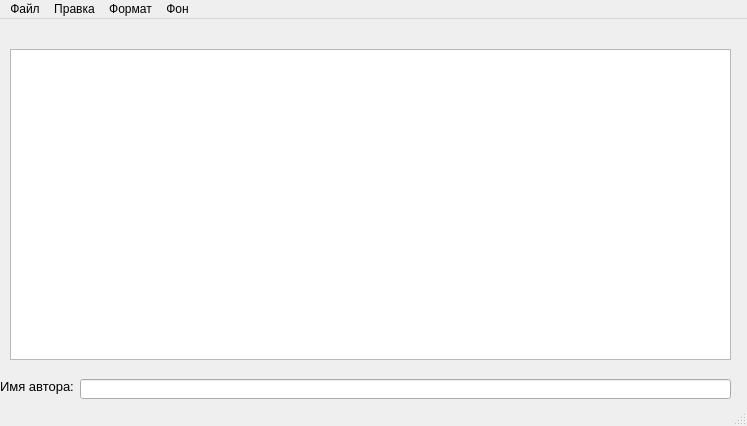
<?xml version="1.0" encoding="UTF-8"?>
<ui version="4.0">
 <class>MainWindow</class>
 <widget class="QMainWindow" name="MainWindow">
  <property name="geometry">
   <rect>
    <x>0</x>
    <y>0</y>
    <width>747</width>
    <height>426</height>
   </rect>
  </property>
  <property name="windowTitle">
   <string>MainWindow</string>
  </property>
  <widget class="QWidget" name="centralwidget">
   <widget class="QTextEdit" name="textEdit">
    <property name="geometry">
     <rect>
      <x>10</x>
      <y>30</y>
      <width>721</width>
      <height>311</height>
     </rect>
    </property>
   </widget>
   <widget class="QLineEdit" name="lineEdit">
    <property name="geometry">
     <rect>
      <x>80</x>
      <y>360</y>
      <width>651</width>
      <height>20</height>
     </rect>
    </property>
   </widget>
   <widget class="QLabel" name="label_2">
    <property name="geometry">
     <rect>
      <x>0</x>
      <y>360</y>
      <width>81</width>
      <height>16</height>
     </rect>
    </property>
    <property name="text">
     <string>&lt;html&gt;&lt;head/&gt;&lt;body&gt;&lt;p&gt;&lt;span style=&quot; font-size:10pt;&quot;&gt;Имя автора:&lt;br/&gt;&lt;/span&gt;&lt;/p&gt;&lt;/body&gt;&lt;/html&gt;</string>
    </property>
   </widget>
  </widget>
  <widget class="QMenuBar" name="menubar">
   <property name="geometry">
    <rect>
     <x>0</x>
     <y>0</y>
     <width>747</width>
     <height>21</height>
    </rect>
   </property>
   <widget class="QMenu" name="menu">
    <property name="title">
     <string>Файл</string>
    </property>
    <widget class="QMenu" name="menu_3">
     <property name="title">
      <string>Открыть </string>
     </property>
     <addaction name="action_10"/>
     <addaction name="action_11"/>
    </widget>
    <addaction name="menu_3"/>
    <addaction name="action_6"/>
    <addaction name="action_4"/>
    <addaction name="separator"/>
    <addaction name="action_9"/>
    <addaction name="separator"/>
    <addaction name="action_3"/>
   </widget>
   <widget class="QMenu" name="menu_2">
    <property name="title">
     <string>Правка</string>
    </property>
    <addaction name="action_7"/>
    <addaction name="action_Number"/>
   </widget>
   <widget class="QMenu" name="menu_4">
    <property name="title">
     <string>Формат</string>
    </property>
    <widget class="QMenu" name="menu_6">
     <property name="title">
      <string>Выравнивание текста</string>
     </property>
     <addaction name="actionTextRight"/>
     <addaction name="actionTextLeft"/>
     <addaction name="actionTextCenter"/>
    </widget>
    <widget class="QMenu" name="menu_7">
     <property name="title">
      <string>Вставить</string>
     </property>
     <addaction name="action_date_2"/>
     <addaction name="action_time_2"/>
    </widget>
    <addaction name="action"/>
    <addaction name="menu_6"/>
    <addaction name="action_table"/>
    <addaction name="menu_7"/>
   </widget>
   <widget class="QMenu" name="menu_5">
    <property name="title">
     <string>Фон</string>
    </property>
    <addaction name="action_DayNight"/>
   </widget>
   <addaction name="menu"/>
   <addaction name="menu_2"/>
   <addaction name="menu_4"/>
   <addaction name="menu_5"/>
  </widget>
  <widget class="QStatusBar" name="statusbar"/>
  <action name="action_2">
   <property name="icon">
    <iconset resource="info.qrc">
     <normaloff>:/icon_3.png</normaloff>:/icon_3.png</iconset>
   </property>
   <property name="text">
    <string>Открыть файл только для чтения</string>
   </property>
  </action>
  <action name="action_3">
   <property name="icon">
    <iconset>
     <normaloff>icon_4.jpg</normaloff>icon_4.jpg</iconset>
   </property>
   <property name="text">
    <string>Выйти из программы</string>
   </property>
  </action>
  <action name="action_4">
   <property name="icon">
    <iconset resource="info.qrc">
     <normaloff>:/icon_5.png</normaloff>:/icon_5.png</iconset>
   </property>
   <property name="text">
    <string>О программе</string>
   </property>
  </action>
  <action name="action_6">
   <property name="icon">
    <iconset resource="info.qrc">
     <normaloff>:/icon_7.jpg</normaloff>:/icon_7.jpg</iconset>
   </property>
   <property name="text">
    <string>Сохранить файл</string>
   </property>
  </action>
  <action name="action_7">
   <property name="icon">
    <iconset resource="info.qrc">
     <normaloff>:/icon_6.png</normaloff>:/icon_6.png</iconset>
   </property>
   <property name="text">
    <string>Отменить изменения</string>
   </property>
  </action>
  <action name="action_9">
   <property name="icon">
    <iconset resource="info.qrc">
     <normaloff>:/icon_8.png</normaloff>:/icon_8.png</iconset>
   </property>
   <property name="text">
    <string>Печать</string>
   </property>
  </action>
  <action name="action_10">
   <property name="text">
    <string>Открыть только для чтения</string>
   </property>
  </action>
  <action name="action_11">
   <property name="text">
    <string>Открыть файл</string>
   </property>
  </action>
  <action name="action">
   <property name="icon">
    <iconset resource="info.qrc">
     <normaloff>:/icon_13.png</normaloff>:/icon_13.png</iconset>
   </property>
   <property name="text">
    <string>Шрифт</string>
   </property>
  </action>
  <action name="action_DayNight">
   <property name="text">
    <string>День/Ночь</string>
   </property>
  </action>
  <action name="actionTextRight">
   <property name="icon">
    <iconset resource="info.qrc">
     <normaloff>:/icon_11.png</normaloff>:/icon_11.png</iconset>
   </property>
   <property name="text">
    <string>По правой стороне</string>
   </property>
  </action>
  <action name="actionTextLeft">
   <property name="icon">
    <iconset resource="info.qrc">
     <normaloff>:/icon_9.png</normaloff>:/icon_9.png</iconset>
   </property>
   <property name="text">
    <string>По левой стороне</string>
   </property>
  </action>
  <action name="actionTextCenter">
   <property name="icon">
    <iconset resource="info.qrc">
     <normaloff>:/icon_10.png</normaloff>:/icon_10.png</iconset>
   </property>
   <property name="text">
    <string>По центру</string>
   </property>
  </action>
  <action name="action_table">
   <property name="icon">
    <iconset resource="info.qrc">
     <normaloff>:/icon_12.png</normaloff>:/icon_12.png</iconset>
   </property>
   <property name="text">
    <string>Добавить Таблицу</string>
   </property>
  </action>
  <action name="action_Number">
   <property name="text">
    <string>Нумерация абзацев</string>
   </property>
  </action>
  <action name="action_">
   <property name="text">
    <string>Вставить время</string>
   </property>
  </action>
  <action name="action_date_2">
   <property name="text">
    <string>Дату</string>
   </property>
  </action>
  <action name="action_time_2">
   <property name="text">
    <string>Время</string>
   </property>
  </action>
 </widget>
 <resources>
  <include location="info.qrc"/>
 </resources>
 <connections/>
</ui>
